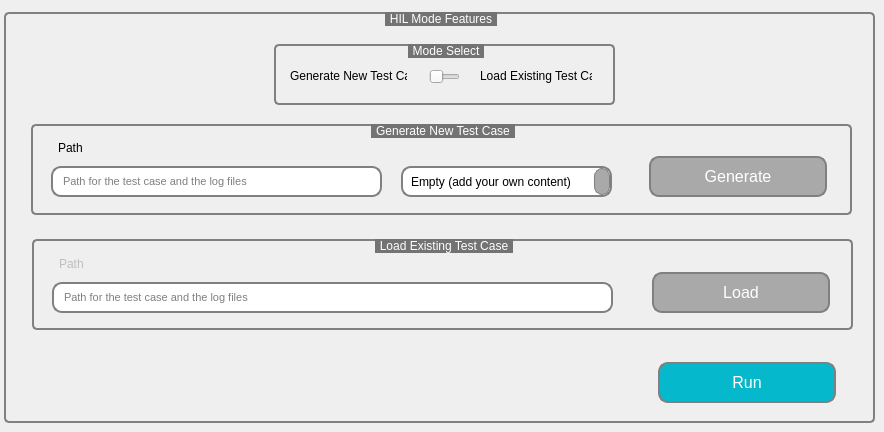
   <widget class="QWidget" name="HIL_Mode_Tab">
    <attribute name="title">
     <string>HIL</string>
    </attribute>
    <widget class="QGroupBox" name="HILModeFeatures_groupBox">
     <property name="geometry">
      <rect>
       <x>4</x>
       <y>12</y>
       <width>871</width>
       <height>411</height>
      </rect>
     </property>
     <property name="font">
      <font>
       <family>Segoe UI</family>
      </font>
     </property>
     <property name="styleSheet">
      <string notr="true">QGroupBox {
    background-color: qlineargradient(x1: 0, y1: 0, x2: 0, y2: 1,
                                      stop: 0 #E0E0E0, stop: 1 #FFFFFF);
    border: 2px solid gray;
    border-radius: 5px;
    margin-top: 1ex; /* leave space at the top for the title */
}

QGroupBox::title {
    subcontrol-origin: margin;
    subcontrol-position: top center; /* position at the top center */
    padding: 0 3px;
    background-color:  rgb(115,115,115);
	 color: white;
}</string>
     </property>
     <property name="title">
      <string>HIL Mode Features</string>
     </property>
     <widget class="QPushButton" name="Run_pushButton">
      <property name="geometry">
       <rect>
        <x>654</x>
        <y>350</y>
        <width>178</width>
        <height>41</height>
       </rect>
      </property>
      <property name="font">
       <font>
        <family>Segoe UI</family>
        <pointsize>12</pointsize>
        <weight>50</weight>
        <italic>false</italic>
        <bold>false</bold>
       </font>
      </property>
      <property name="styleSheet">
       <string notr="true">QPushButton {
    color: white;
	background-color: #05B8CC;
	border: 2px solid grey;
    border-width: 2px;
    border-radius: 10px;    
     
	min-width: 10em;
    padding: 6px;
}
QPushButton:pressed {
    background-color: grey;
    border-style: inset;
}</string>
      </property>
      <property name="text">
       <string>Run</string>
      </property>
     </widget>
     <widget class="QGroupBox" name="GenerateMode_groupBox">
      <property name="geometry">
       <rect>
        <x>27</x>
        <y>112</y>
        <width>821</width>
        <height>91</height>
       </rect>
      </property>
      <property name="font">
       <font>
        <family>Segoe UI</family>
       </font>
      </property>
      <property name="title">
       <string>Generate New Test Case</string>
      </property>
      <property name="checkable">
       <bool>false</bool>
      </property>
      <property name="checked">
       <bool>false</bool>
      </property>
      <widget class="QLineEdit" name="GenerateMode_Path_lineEdit">
       <property name="enabled">
        <bool>true</bool>
       </property>
       <property name="geometry">
        <rect>
         <x>20</x>
         <y>42</y>
         <width>331</width>
         <height>31</height>
        </rect>
       </property>
       <property name="font">
        <font>
         <family>Segoe UI</family>
         <pointsize>8</pointsize>
        </font>
       </property>
       <property name="styleSheet">
        <string notr="true">QLineEdit {
    border: 2px solid gray;
    border-radius: 10px;
    padding: 0 8px;
    background: white;
    selection-background-color: darkgray;
}
</string>
       </property>
       <property name="text">
        <string/>
       </property>
       <property name="frame">
        <bool>true</bool>
       </property>
       <property name="readOnly">
        <bool>false</bool>
       </property>
       <property name="placeholderText">
        <string>Path for the test case and the log files</string>
       </property>
       <property name="clearButtonEnabled">
        <bool>true</bool>
       </property>
      </widget>
      <widget class="QComboBox" name="GenerateTestCase_comboBox">
       <property name="geometry">
        <rect>
         <x>370</x>
         <y>42</y>
         <width>211</width>
         <height>31</height>
        </rect>
       </property>
       <property name="font">
        <font>
         <family>Segoe UI</family>
        </font>
       </property>
       <property name="styleSheet">
        <string notr="true">QComboBox {
    border: 2px solid gray;
    border-radius: 10px;
    padding: 0 8px;
    background: white;
    selection-background-color: darkgray;
}

QComboBox::drop-down {
	 border: 1px solid gray;
	 border-radius: 8px;
	 background-color: darkgray;
}</string>
       </property>
       <item>
        <property name="text">
         <string>Empty (add your own content)</string>
        </property>
       </item>
       <item>
        <property name="text">
         <string>Blinky (blink a LED)</string>
        </property>
       </item>
      </widget>
      <widget class="QLabel" name="GeneratePath_label">
       <property name="geometry">
        <rect>
         <x>27</x>
         <y>16</y>
         <width>24</width>
         <height>16</height>
        </rect>
       </property>
       <property name="font">
        <font>
         <family>Segoe UI</family>
        </font>
       </property>
       <property name="text">
        <string>Path:</string>
       </property>
      </widget>
      <widget class="QPushButton" name="Generate_pushButton">
       <property name="geometry">
        <rect>
         <x>618</x>
         <y>32</y>
         <width>178</width>
         <height>41</height>
        </rect>
       </property>
       <property name="font">
        <font>
         <family>Segoe UI</family>
         <pointsize>12</pointsize>
         <weight>50</weight>
         <italic>false</italic>
         <bold>false</bold>
        </font>
       </property>
       <property name="styleSheet">
        <string notr="true">QPushButton {
    color: white;
	background-color: darkgray;
	border: 2px solid grey;
    border-width: 2px;
    border-radius: 10px;    
     
	min-width: 10em;
    padding: 6px;
}
QPushButton:pressed {
    background-color: grey;
    border-style: inset;
}</string>
       </property>
       <property name="text">
        <string>Generate</string>
       </property>
      </widget>
     </widget>
     <widget class="QGroupBox" name="LoadMode_groupBox">
      <property name="enabled">
       <bool>false</bool>
      </property>
      <property name="geometry">
       <rect>
        <x>28</x>
        <y>227</y>
        <width>821</width>
        <height>91</height>
       </rect>
      </property>
      <property name="font">
       <font>
        <family>Segoe UI</family>
       </font>
      </property>
      <property name="title">
       <string>Load Existing Test Case</string>
      </property>
      <property name="flat">
       <bool>false</bool>
      </property>
      <property name="checkable">
       <bool>false</bool>
      </property>
      <property name="checked">
       <bool>false</bool>
      </property>
      <widget class="QLineEdit" name="LoadMode_Path_lineEdit">
       <property name="enabled">
        <bool>false</bool>
       </property>
       <property name="geometry">
        <rect>
         <x>20</x>
         <y>43</y>
         <width>561</width>
         <height>31</height>
        </rect>
       </property>
       <property name="font">
        <font>
         <family>Segoe UI</family>
         <pointsize>8</pointsize>
        </font>
       </property>
       <property name="styleSheet">
        <string notr="true">QLineEdit {
    border: 2px solid gray;
    border-radius: 10px;
    padding: 0 8px;
    background: white;
    selection-background-color: darkgray;
}
</string>
       </property>
       <property name="text">
        <string/>
       </property>
       <property name="frame">
        <bool>true</bool>
       </property>
       <property name="readOnly">
        <bool>false</bool>
       </property>
       <property name="placeholderText">
        <string>Path for the test case and the log files</string>
       </property>
       <property name="clearButtonEnabled">
        <bool>true</bool>
       </property>
      </widget>
      <widget class="QLabel" name="LoadPath_label">
       <property name="geometry">
        <rect>
         <x>27</x>
         <y>17</y>
         <width>24</width>
         <height>16</height>
        </rect>
       </property>
       <property name="font">
        <font>
         <family>Segoe UI</family>
        </font>
       </property>
       <property name="text">
        <string>Path:</string>
       </property>
      </widget>
      <widget class="QPushButton" name="Load_pushButton">
       <property name="geometry">
        <rect>
         <x>620</x>
         <y>33</y>
         <width>178</width>
         <height>41</height>
        </rect>
       </property>
       <property name="font">
        <font>
         <family>Segoe UI</family>
         <pointsize>12</pointsize>
         <weight>50</weight>
         <italic>false</italic>
         <bold>false</bold>
        </font>
       </property>
       <property name="styleSheet">
        <string notr="true">QPushButton {
    color: white;
	background-color: darkgray;
	border: 2px solid grey;
    border-width: 2px;
    border-radius: 10px;    
     
	min-width: 10em;
    padding: 6px;
}
QPushButton:pressed {
    background-color: grey;
    border-style: inset;
}</string>
       </property>
       <property name="text">
        <string>Load</string>
       </property>
      </widget>
     </widget>
     <widget class="QGroupBox" name="ModeSelect_groupBox">
      <property name="geometry">
       <rect>
        <x>270</x>
        <y>32</y>
        <width>341</width>
        <height>61</height>
       </rect>
      </property>
      <property name="sizePolicy">
       <sizepolicy hsizetype="Expanding" vsizetype="Expanding">
        <horstretch>0</horstretch>
        <verstretch>0</verstretch>
       </sizepolicy>
      </property>
      <property name="maximumSize">
       <size>
        <width>16777215</width>
        <height>16777215</height>
       </size>
      </property>
      <property name="font">
       <font>
        <family>Segoe UI</family>
       </font>
      </property>
      <property name="title">
       <string>Mode Select</string>
      </property>
      <widget class="QLabel" name="label_21">
       <property name="geometry">
        <rect>
         <x>16</x>
         <y>24</y>
         <width>117</width>
         <height>16</height>
        </rect>
       </property>
       <property name="sizePolicy">
        <sizepolicy hsizetype="Preferred" vsizetype="Preferred">
         <horstretch>0</horstretch>
         <verstretch>0</verstretch>
        </sizepolicy>
       </property>
       <property name="font">
        <font>
         <family>Segoe UI</family>
        </font>
       </property>
       <property name="text">
        <string>Generate New Test Case</string>
       </property>
      </widget>
      <widget class="QSlider" name="ModeSelect_horizontalSlider">
       <property name="enabled">
        <bool>true</bool>
       </property>
       <property name="geometry">
        <rect>
         <x>155</x>
         <y>22</y>
         <width>31</width>
         <height>22</height>
        </rect>
       </property>
       <property name="sizePolicy">
        <sizepolicy hsizetype="Fixed" vsizetype="Fixed">
         <horstretch>0</horstretch>
         <verstretch>0</verstretch>
        </sizepolicy>
       </property>
       <property name="maximumSize">
        <size>
         <width>31</width>
         <height>16777215</height>
        </size>
       </property>
       <property name="styleSheet">
        <string notr="true">QSlider::groove:horizontal { 
	background-color:rgb(215,215,215) ;
	border: 0px solid #424242; 
	height: 10px; 
	border-radius: 5px;
}

QSlider::handle:horizontal { 
	background-color: #05B8CC; 
	border: 2px solid #05B8CC; 
	width: 16px; 
	height: 20px; 
	line-height: 20px; 
	margin-top: -5px; 
	margin-bottom: -5px; 
	border-radius: 10px; 
}



QSlider::handle:horizontal:hover { 
	border-radius: 10px;
}r</string>
       </property>
       <property name="maximum">
        <number>1</number>
       </property>
       <property name="orientation">
        <enum>Qt::Horizontal</enum>
       </property>
      </widget>
      <widget class="QLabel" name="label_22">
       <property name="geometry">
        <rect>
         <x>206</x>
         <y>24</y>
         <width>112</width>
         <height>16</height>
        </rect>
       </property>
       <property name="sizePolicy">
        <sizepolicy hsizetype="Preferred" vsizetype="Preferred">
         <horstretch>0</horstretch>
         <verstretch>0</verstretch>
        </sizepolicy>
       </property>
       <property name="font">
        <font>
         <family>Segoe UI</family>
        </font>
       </property>
       <property name="text">
        <string>Load Existing Test Case</string>
       </property>
      </widget>
     </widget>
    </widget>
   </widget>
